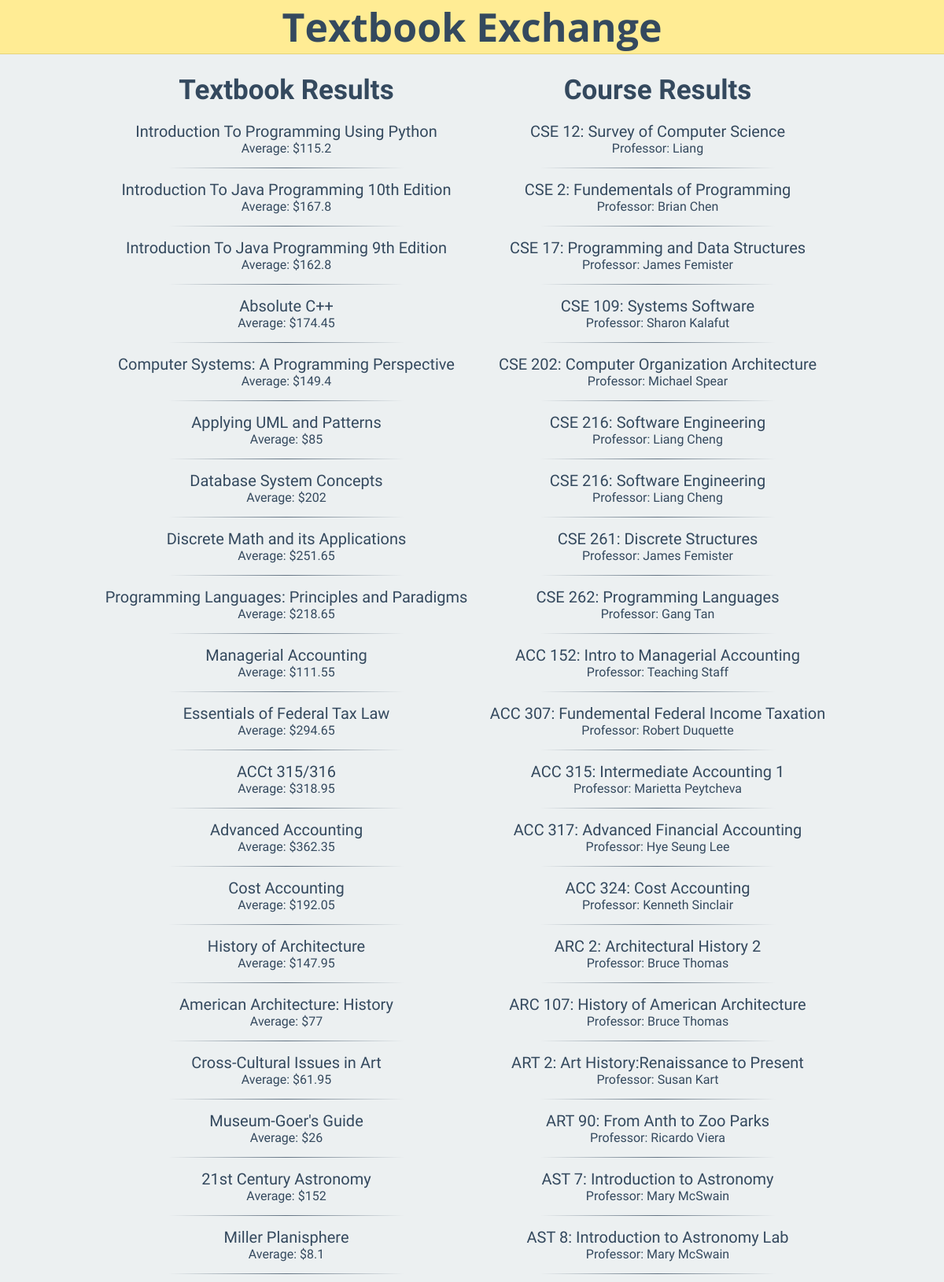
/index.php/main/search (upper part), run on the app's committed database.
### tables this page shows
CREATE TABLE `textbooks` (
  `id` int(10) NOT NULL AUTO_INCREMENT,
  `isbn` varchar(13) NOT NULL,
  `author` varchar(100) NOT NULL,
  `title` varchar(100) NOT NULL,
  `price` double NOT NULL,
  `image` varchar(250) NOT NULL,
  PRIMARY KEY (`id`)
);

CREATE TABLE `courses` (
  `id` int(10) unsigned NOT NULL AUTO_INCREMENT,
  `crn` varchar(5) NOT NULL,
  `department` varchar(3) NOT NULL,
  `course_number` varchar(3) NOT NULL,
  `name` varchar(100) NOT NULL,
  `professor` varchar(100) NOT NULL,
  `isbn` varchar(20) NOT NULL,
  PRIMARY KEY (`id`)
);

### application/controllers/Main.php (called while the page is built, shortened)
<?php
class Main extends CI_Controller {
	public function search() {
		$this->load->model('textbook');
		$this->load->model('course');
		$name = $this->input->post('search_value');
		$data['textbooks'] = $this->textbook->searchByName($name);
		$data['courses'] = $this->course->searchByName($name);
		$this->load->view('search', $data);
	}
}

### index.php (called while the page is built, shortened)
<?php
require_once BASEPATH.'core/CodeIgniter.php';

### application/models/Textbook.php (called while the page is built, shortened)
<?php
class Textbook extends CI_Model {
	public function searchByName($name) {
		$this->db->select('*');
		$this->db->from('textbooks');
		$this->db->like('title', $name);
		$query = $this->db->get();
		return $query->result();
	}
}

### application/models/Course.php (called while the page is built, shortened)
<?php
class Course extends CI_Model {
	public function searchByName($name) {
		$name_array = explode(' ', $name);
		$this->db->select('*');
		$this->db->from('courses');
		$this->db->like('department', $name_array[0]);
		$this->db->like('course_number', $name_array[1]);
		$query = $this->db->get();
		return $query->result();
	}
}

### application/views/search.php (the view, shortened to what this page needs)
<?php $this->load->view('header'); ?>
<section class="popular_wrapper">
    <section class="popular_textbooks">
        <h1 class="title">Textbook Results</h1>
        <ul>
            <?php foreach($textbooks as $textbook) { ?>
            <li>
                <p class="pop_title"><a href="<?php echo site_url() . "textbooks/" . $textbook->id; ?>"><?php echo $textbook->title; ?></a></p>
                <span>Average: <?php echo "$" . $textbook->price; ?></span>
            </li>
            <hr class="short">
            <?php } ?>
        </ul>
    </section>
    <section class="popular_courses">
        <h1 class="title">Course Results</h1>
        <ul>
            <?php foreach($courses as $course) { ?>
            <li>
                <p><a href="<?php echo site_url() . "courses/" . $course->id; ?>"><?php echo strtoupper($course->department) . " " . $course->course_number . ": " . $course->name; ?></a></p>
                <span>Professor: <?php echo $course->professor; ?></span>
            </li>
            <hr class="short">
            <?php } ?>
        </ul>
    </section>
</section>
<?php $this->load->view('footer'); ?>

### application/views/header.php (shortened to what this page needs)
<!DOCTYPE html>
<html lang="en">
<head>
    <link href="//maxcdn.bootstrapcdn.com/font-awesome/4.2.0/css/font-awesome.min.css" rel="stylesheet">
    <link href="<?php echo base_url(); ?>assets/css/style.css" rel="stylesheet">
</head>
<body>
    <header>
        <h1>Textbook Exchange</h1>
    </header>
    <main>

### application/views/footer.php (shortened to what this page needs)
	</main>
</body>
</html>

### assets/css/style.css (style rules this page uses)
* { margin: 0; padding: 0; }
a { color: inherit; text-decoration: none; }
ul,ol,li { list-style: none }
hr { background-image: -webkit-linear-gradient(left, transparent, rgba(52,73,94,0.75), transparent); background-image: -moz-linear-gradient(left, transparent, rgba(52,73,94,0.75), transparent); background-image: -ms-linear-gradient(left, transparent, rgba(52,73,94,0.75), transparent); background-image: -o-linear-gradient(left, transparent, rgba(52,73,94,0.75), transparent); border: 0; height: 1px; margin: 30px auto; width: 1000px; }
hr.short { background-image: -webkit-linear-gradient(left, transparent, rgba(52,73,94,0.75), transparent); background-image: -moz-linear-gradient(left, transparent, rgba(52,73,94,0.75), transparent); background-image: -ms-linear-gradient(left, transparent, rgba(52,73,94,0.75), transparent); background-image: -o-linear-gradient(left, transparent, rgba(52,73,94,0.75), transparent); border: 0; height: 1px; margin: 15px auto; width: 300px; }
body { background-color: #ecf0f1; color: #34495e; font-family: 'Gentium Basic', serif; }
header { width: 100%; background-color: #ffec94; border-bottom: 1px solid #e6d37b; font-family: 'Open Sans', sans-serif; font-weight: 800; color: #34495e; text-align: center; }
header h1 { font-size: 50px; }
main { padding: 10px; }
.popular_wrapper { width: 80%; margin: 0 auto; }
.popular_textbooks { width: 50%; float: left; margin: 0 auto; text-align: center; margin-top: 15px; }
.popular_textbooks h1 { font-size: 35px; margin-bottom: 20px; }
.popular_textbooks ul li .pop_title { font-size: 20px; }
.popular_textbooks ul li span { padding: 0 10px; }
.popular_courses { width: 50%; float: left; margin: 0 auto; text-align: center; margin-top: 15px; }
.popular_courses h1 { font-size: 35px; margin-bottom: 20px; }
.popular_courses ul li p { font-size: 20px; }
.popular_courses ul li span { padding: 0 10px; }

### data on the page
textbooks: title "Introduction To Programming Using Python", price "115.2"
textbooks: title "Introduction To Java Programming 10th Edition", price "167.8"
textbooks: title "Introduction To Java Programming 9th Edition", price "162.8"
textbooks: title "Absolute C++", price "174.45"
textbooks: title "Computer Systems: A Programming Perspective", price "149.4"
textbooks: title "Applying UML and Patterns", price "85"
textbooks: title "Database System Concepts", price "202"
textbooks: title "Discrete Math and its Applications", price "251.65"
textbooks: title "Programming Languages: Principles and Paradigms", price "218.65"
textbooks: title "Managerial Accounting", price "111.55"
textbooks: title "Essentials of Federal Tax Law", price "294.65"
textbooks: title "ACCt 315/316", price "318.95"
textbooks: title "Advanced Accounting", price "362.35"
textbooks: title "Cost Accounting", price "192.05"
textbooks: title "History of Architecture", price "147.95"
textbooks: title "American Architecture: History", price "77"
textbooks: title "Cross-Cultural Issues in Art", price "61.95"
textbooks: title "Museum-Goer's Guide", price "26"
textbooks: title "21st Century Astronomy", price "152"
textbooks: title "Miller Planisphere", price "8.1"
courses: department "CSE", course_number "12", name "Survey of Computer Science", professor "Liang"
courses: department "CSE", course_number "2", name "Fundementals of Programming", professor "Brian Chen"
courses: department "CSE", course_number "17", name "Programming and Data Structures", professor "James Femister"
courses: department "CSE", course_number "109", name "Systems Software", professor "Sharon Kalafut"
courses: department "CSE", course_number "202", name "Computer Organization Architecture", professor "Michael Spear"
courses: department "CSE", course_number "216", name "Software Engineering", professor "Liang Cheng"
courses: department "CSE", course_number "216", name "Software Engineering", professor "Liang Cheng"
courses: department "CSE", course_number "261", name "Discrete Structures", professor "James Femister"
courses: department "CSE", course_number "262", name "Programming Languages", professor "Gang Tan"
courses: department "ACC", course_number "152", name "Intro to Managerial Accounting", professor "Teaching Staff"
courses: department "ACC", course_number "307", name "Fundemental Federal Income Taxation", professor "Robert Duquette"
courses: department "ACC", course_number "315", name "Intermediate Accounting 1", professor "Marietta Peytcheva"
courses: department "ACC", course_number "317", name "Advanced Financial Accounting", professor "Hye Seung Lee"
courses: department "ACC", course_number "324", name "Cost Accounting", professor "Kenneth Sinclair"
courses: department "ARC", course_number "2", name "Architectural History 2", professor "Bruce Thomas"
courses: department "ARC", course_number "107", name "History of American Architecture", professor "Bruce Thomas"
courses: department "ART", course_number "2", name "Art History:Renaissance to Present", professor "Susan Kart"
courses: department "ART", course_number "90", name "From Anth to Zoo Parks", professor "Ricardo Viera"
courses: department "AST", course_number "7", name "Introduction to Astronomy", professor "Mary McSwain"
courses: department "AST", course_number "8", name "Introduction to Astronomy Lab", professor "Mary McSwain"
